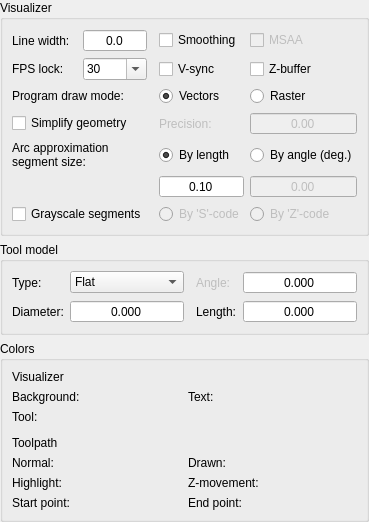
           <widget class="QWidget" name="pageVisualizer">
            <layout class="QVBoxLayout" name="verticalLayout_8">
             <property name="leftMargin">
              <number>0</number>
             </property>
             <property name="topMargin">
              <number>0</number>
             </property>
             <property name="rightMargin">
              <number>0</number>
             </property>
             <property name="bottomMargin">
              <number>0</number>
             </property>
             <item>
              <widget class="QGroupBox" name="grpVisualizer">
               <property name="title">
                <string>Visualizer</string>
               </property>
               <layout class="QVBoxLayout" name="verticalLayout_2">
                <item>
                 <layout class="QGridLayout" name="gridLayout_5">
                  <item row="0" column="4">
                   <widget class="QCheckBox" name="radMSAA">
                    <property name="enabled">
                     <bool>false</bool>
                    </property>
                    <property name="text">
                     <string>MSAA</string>
                    </property>
                   </widget>
                  </item>
                  <item row="0" column="0">
                   <layout class="QHBoxLayout" name="horizontalLayout_4">
                    <item>
                     <widget class="QLabel" name="label_5">
                      <property name="text">
                       <string>Line width:</string>
                      </property>
                     </widget>
                    </item>
                    <item>
                     <widget class="QDoubleSpinBox" name="txtLineWidth">
                      <property name="alignment">
                       <set>Qt::AlignCenter</set>
                      </property>
                      <property name="buttonSymbols">
                       <enum>QAbstractSpinBox::NoButtons</enum>
                      </property>
                      <property name="decimals">
                       <number>1</number>
                      </property>
                      <property name="maximum">
                       <double>9.000000000000000</double>
                      </property>
                     </widget>
                    </item>
                   </layout>
                  </item>
                  <item row="4" column="0">
                   <widget class="QLabel" name="label_32">
                    <property name="text">
                     <string>Arc approximation
segment size:</string>
                    </property>
                   </widget>
                  </item>
                  <item row="1" column="3">
                   <widget class="QCheckBox" name="chkVSync">
                    <property name="text">
                     <string>V-sync</string>
                    </property>
                   </widget>
                  </item>
                  <item row="4" column="3">
                   <widget class="QRadioButton" name="radArcLengthMode">
                    <property name="text">
                     <string>By length</string>
                    </property>
                    <property name="checked">
                     <bool>true</bool>
                    </property>
                    <property name="autoExclusive">
                     <bool>false</bool>
                    </property>
                   </widget>
                  </item>
                  <item row="1" column="0">
                   <layout class="QHBoxLayout" name="horizontalLayout_7">
                    <item>
                     <widget class="QLabel" name="label_7">
                      <property name="text">
                       <string>FPS lock:</string>
                      </property>
                     </widget>
                    </item>
                    <item>
                     <widget class="QComboBox" name="cboFps">
                      <property name="inputMethodHints">
                       <set>Qt::ImhDigitsOnly|Qt::ImhFormattedNumbersOnly</set>
                      </property>
                      <property name="editable">
                       <bool>true</bool>
                      </property>
                      <item>
                       <property name="text">
                        <string>30</string>
                       </property>
                      </item>
                      <item>
                       <property name="text">
                        <string>60</string>
                       </property>
                      </item>
                      <item>
                       <property name="text">
                        <string>120</string>
                       </property>
                      </item>
                     </widget>
                    </item>
                   </layout>
                  </item>
                  <item row="0" column="2">
                   <spacer name="horizontalSpacer_5">
                    <property name="orientation">
                     <enum>Qt::Horizontal</enum>
                    </property>
                    <property name="sizeType">
                     <enum>QSizePolicy::Fixed</enum>
                    </property>
                    <property name="sizeHint" stdset="0">
                     <size>
                      <width>6</width>
                      <height>20</height>
                     </size>
                    </property>
                   </spacer>
                  </item>
                  <item row="6" column="0">
                   <widget class="QCheckBox" name="chkGrayscale">
                    <property name="text">
                     <string>Grayscale segments</string>
                    </property>
                   </widget>
                  </item>
                  <item row="2" column="3">
                   <widget class="QRadioButton" name="radDrawModeVectors">
                    <property name="text">
                     <string>Vectors</string>
                    </property>
                    <property name="checked">
                     <bool>true</bool>
                    </property>
                    <property name="autoExclusive">
                     <bool>false</bool>
                    </property>
                   </widget>
                  </item>
                  <item row="1" column="4">
                   <widget class="QCheckBox" name="chkZBuffer">
                    <property name="text">
                     <string>Z-buffer</string>
                    </property>
                   </widget>
                  </item>
                  <item row="3" column="4">
                   <widget class="QDoubleSpinBox" name="txtSimplifyPrecision">
                    <property name="enabled">
                     <bool>false</bool>
                    </property>
                    <property name="alignment">
                     <set>Qt::AlignCenter</set>
                    </property>
                    <property name="buttonSymbols">
                     <enum>QAbstractSpinBox::NoButtons</enum>
                    </property>
                    <property name="decimals">
                     <number>2</number>
                    </property>
                    <property name="maximum">
                     <double>99.000000000000000</double>
                    </property>
                   </widget>
                  </item>
                  <item row="3" column="3">
                   <widget class="QLabel" name="lblSimpilyPrecision">
                    <property name="enabled">
                     <bool>false</bool>
                    </property>
                    <property name="text">
                     <string>Precision:</string>
                    </property>
                   </widget>
                  </item>
                  <item row="2" column="0">
                   <widget class="QLabel" name="label_6">
                    <property name="text">
                     <string>Program draw mode:</string>
                    </property>
                   </widget>
                  </item>
                  <item row="2" column="4">
                   <widget class="QRadioButton" name="radDrawModeRaster">
                    <property name="text">
                     <string>Raster</string>
                    </property>
                    <property name="autoExclusive">
                     <bool>false</bool>
                    </property>
                   </widget>
                  </item>
                  <item row="3" column="0">
                   <widget class="QCheckBox" name="chkSimplify">
                    <property name="text">
                     <string>Simplify geometry</string>
                    </property>
                   </widget>
                  </item>
                  <item row="0" column="3">
                   <widget class="QCheckBox" name="chkAntialiasing">
                    <property name="text">
                     <string>Smoothing</string>
                    </property>
                   </widget>
                  </item>
                  <item row="6" column="4">
                   <widget class="QRadioButton" name="radGrayscaleZ">
                    <property name="enabled">
                     <bool>false</bool>
                    </property>
                    <property name="text">
                     <string>By 'Z'-code</string>
                    </property>
                    <property name="autoExclusive">
                     <bool>false</bool>
                    </property>
                   </widget>
                  </item>
                  <item row="6" column="3">
                   <widget class="QRadioButton" name="radGrayscaleS">
                    <property name="enabled">
                     <bool>false</bool>
                    </property>
                    <property name="text">
                     <string>By 'S'-code</string>
                    </property>
                    <property name="autoExclusive">
                     <bool>false</bool>
                    </property>
                   </widget>
                  </item>
                  <item row="5" column="3">
                   <widget class="QDoubleSpinBox" name="txtArcLength">
                    <property name="enabled">
                     <bool>true</bool>
                    </property>
                    <property name="alignment">
                     <set>Qt::AlignCenter</set>
                    </property>
                    <property name="buttonSymbols">
                     <enum>QAbstractSpinBox::NoButtons</enum>
                    </property>
                    <property name="decimals">
                     <number>2</number>
                    </property>
                    <property name="minimum">
                     <double>0.100000000000000</double>
                    </property>
                    <property name="maximum">
                     <double>99.000000000000000</double>
                    </property>
                   </widget>
                  </item>
                  <item row="4" column="4">
                   <widget class="QRadioButton" name="radArcDegreeMode">
                    <property name="text">
                     <string>By angle (deg.)</string>
                    </property>
                    <property name="autoExclusive">
                     <bool>false</bool>
                    </property>
                   </widget>
                  </item>
                  <item row="5" column="4">
                   <widget class="QDoubleSpinBox" name="txtArcDegree">
                    <property name="enabled">
                     <bool>false</bool>
                    </property>
                    <property name="alignment">
                     <set>Qt::AlignCenter</set>
                    </property>
                    <property name="buttonSymbols">
                     <enum>QAbstractSpinBox::NoButtons</enum>
                    </property>
                    <property name="decimals">
                     <number>2</number>
                    </property>
                    <property name="maximum">
                     <double>180.000000000000000</double>
                    </property>
                   </widget>
                  </item>
                 </layout>
                </item>
               </layout>
              </widget>
             </item>
             <item>
              <widget class="QGroupBox" name="grpTool">
               <property name="title">
                <string>Tool model</string>
               </property>
               <layout class="QGridLayout" name="gridLayout">
                <item row="0" column="0">
                 <widget class="QLabel" name="label_3">
                  <property name="text">
                   <string>Type:</string>
                  </property>
                 </widget>
                </item>
                <item row="1" column="0">
                 <widget class="QLabel" name="label_4">
                  <property name="text">
                   <string>Diameter:</string>
                  </property>
                 </widget>
                </item>
                <item row="0" column="1">
                 <widget class="QComboBox" name="cboToolType">
                  <property name="sizePolicy">
                   <sizepolicy hsizetype="Expanding" vsizetype="Fixed">
                    <horstretch>0</horstretch>
                    <verstretch>0</verstretch>
                   </sizepolicy>
                  </property>
                  <item>
                   <property name="text">
                    <string>Flat</string>
                   </property>
                  </item>
                  <item>
                   <property name="text">
                    <string>Conic</string>
                   </property>
                  </item>
                 </widget>
                </item>
                <item row="0" column="4">
                 <widget class="QLabel" name="lblToolAngle">
                  <property name="enabled">
                   <bool>false</bool>
                  </property>
                  <property name="text">
                   <string>Angle:</string>
                  </property>
                 </widget>
                </item>
                <item row="1" column="4">
                 <widget class="QLabel" name="lblToolLength">
                  <property name="text">
                   <string>Length:</string>
                  </property>
                 </widget>
                </item>
                <item row="0" column="2">
                 <spacer name="horizontalSpacer_4">
                  <property name="orientation">
                   <enum>Qt::Horizontal</enum>
                  </property>
                  <property name="sizeType">
                   <enum>QSizePolicy::Fixed</enum>
                  </property>
                  <property name="sizeHint" stdset="0">
                   <size>
                    <width>6</width>
                    <height>20</height>
                   </size>
                  </property>
                 </spacer>
                </item>
                <item row="1" column="1">
                 <widget class="QDoubleSpinBox" name="txtToolDiameter">
                  <property name="sizePolicy">
                   <sizepolicy hsizetype="Expanding" vsizetype="Fixed">
                    <horstretch>0</horstretch>
                    <verstretch>0</verstretch>
                   </sizepolicy>
                  </property>
                  <property name="alignment">
                   <set>Qt::AlignCenter</set>
                  </property>
                  <property name="buttonSymbols">
                   <enum>QAbstractSpinBox::NoButtons</enum>
                  </property>
                  <property name="decimals">
                   <number>3</number>
                  </property>
                  <property name="maximum">
                   <double>99.000000000000000</double>
                  </property>
                 </widget>
                </item>
                <item row="1" column="5">
                 <widget class="QDoubleSpinBox" name="txtToolLength">
                  <property name="sizePolicy">
                   <sizepolicy hsizetype="Expanding" vsizetype="Fixed">
                    <horstretch>0</horstretch>
                    <verstretch>0</verstretch>
                   </sizepolicy>
                  </property>
                  <property name="alignment">
                   <set>Qt::AlignCenter</set>
                  </property>
                  <property name="buttonSymbols">
                   <enum>QAbstractSpinBox::NoButtons</enum>
                  </property>
                  <property name="decimals">
                   <number>3</number>
                  </property>
                  <property name="maximum">
                   <double>999.000000000000000</double>
                  </property>
                 </widget>
                </item>
                <item row="0" column="5">
                 <widget class="QDoubleSpinBox" name="txtToolAngle">
                  <property name="sizePolicy">
                   <sizepolicy hsizetype="Expanding" vsizetype="Fixed">
                    <horstretch>0</horstretch>
                    <verstretch>0</verstretch>
                   </sizepolicy>
                  </property>
                  <property name="alignment">
                   <set>Qt::AlignCenter</set>
                  </property>
                  <property name="buttonSymbols">
                   <enum>QAbstractSpinBox::NoButtons</enum>
                  </property>
                  <property name="decimals">
                   <number>3</number>
                  </property>
                  <property name="maximum">
                   <double>180.000000000000000</double>
                  </property>
                 </widget>
                </item>
               </layout>
              </widget>
             </item>
             <item>
              <widget class="QGroupBox" name="grpColors">
               <property name="title">
                <string>Colors</string>
               </property>
               <layout class="QVBoxLayout" name="verticalLayout_7">
                <item>
                 <layout class="QGridLayout" name="gridLayout_6" columnstretch="0,0,0,0">
                  <item row="7" column="2">
                   <widget class="QLabel" name="label_20">
                    <property name="text">
                     <string>Z-movement:</string>
                    </property>
                   </widget>
                  </item>
                  <item row="5" column="0">
                   <widget class="QLabel" name="label_21">
                    <property name="text">
                     <string>Toolpath</string>
                    </property>
                    <property name="wordWrap">
                     <bool>true</bool>
                    </property>
                   </widget>
                  </item>
                  <item row="7" column="3">
                   <widget class="ColorPicker" name="clpToolpathZMovement" native="true"/>
                  </item>
                  <item row="2" column="0">
                   <widget class="QLabel" name="label_24">
                    <property name="text">
                     <string>Background:</string>
                    </property>
                   </widget>
                  </item>
                  <item row="7" column="1">
                   <widget class="ColorPicker" name="clpToolpathHighlight" native="true"/>
                  </item>
                  <item row="8" column="1">
                   <widget class="ColorPicker" name="clpToolpathStart" native="true"/>
                  </item>
                  <item row="7" column="0">
                   <widget class="QLabel" name="label_25">
                    <property name="text">
                     <string>Highlight:</string>
                    </property>
                   </widget>
                  </item>
                  <item row="8" column="0">
                   <widget class="QLabel" name="label_26">
                    <property name="text">
                     <string>Start point:</string>
                    </property>
                   </widget>
                  </item>
                  <item row="8" column="3">
                   <widget class="ColorPicker" name="clpToolpathEnd" native="true"/>
                  </item>
                  <item row="8" column="2">
                   <widget class="QLabel" name="label_27">
                    <property name="text">
                     <string>End point:</string>
                    </property>
                   </widget>
                  </item>
                  <item row="2" column="1">
                   <widget class="ColorPicker" name="clpVisualizerBackground" native="true"/>
                  </item>
                  <item row="2" column="3">
                   <widget class="ColorPicker" name="clpVisualizerText" native="true"/>
                  </item>
                  <item row="1" column="0">
                   <widget class="QLabel" name="label_22">
                    <property name="text">
                     <string>Visualizer</string>
                    </property>
                   </widget>
                  </item>
                  <item row="2" column="2">
                   <widget class="QLabel" name="label_28">
                    <property name="text">
                     <string>Text:</string>
                    </property>
                   </widget>
                  </item>
                  <item row="3" column="0">
                   <widget class="QLabel" name="label_19">
                    <property name="text">
                     <string>Tool:</string>
                    </property>
                   </widget>
                  </item>
                  <item row="3" column="1">
                   <widget class="ColorPicker" name="clpTool" native="true"/>
                  </item>
                  <item row="4" column="0">
                   <spacer name="verticalSpacer">
                    <property name="orientation">
                     <enum>Qt::Vertical</enum>
                    </property>
                    <property name="sizeType">
                     <enum>QSizePolicy::Fixed</enum>
                    </property>
                    <property name="sizeHint" stdset="0">
                     <size>
                      <width>20</width>
                      <height>6</height>
                     </size>
                    </property>
                   </spacer>
                  </item>
                  <item row="6" column="2">
                   <widget class="QLabel" name="label_16">
                    <property name="text">
                     <string>Drawn:</string>
                    </property>
                   </widget>
                  </item>
                  <item row="6" column="3">
                   <widget class="ColorPicker" name="clpToolpathDrawn" native="true"/>
                  </item>
                  <item row="6" column="1">
                   <widget class="ColorPicker" name="clpToolpathNormal" native="true"/>
                  </item>
                  <item row="6" column="0">
                   <widget class="QLabel" name="label_23">
                    <property name="text">
                     <string>Normal:</string>
                    </property>
                   </widget>
                  </item>
                 </layout>
                </item>
               </layout>
              </widget>
             </item>
             <item>
              <spacer name="verticalSpacer_6">
               <property name="orientation">
                <enum>Qt::Vertical</enum>
               </property>
               <property name="sizeHint" stdset="0">
                <size>
                 <width>0</width>
                 <height>0</height>
                </size>
               </property>
              </spacer>
             </item>
            </layout>
           </widget>
